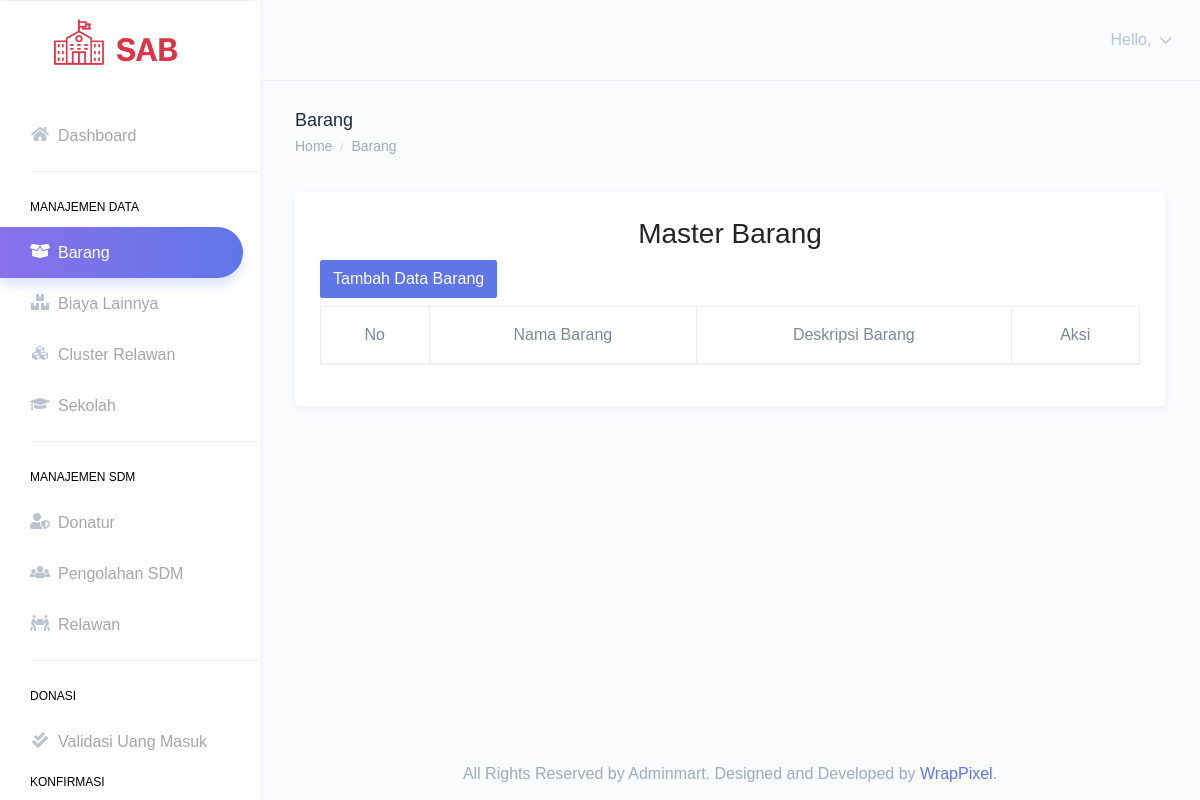
The app's page /index.php/barang, older data.
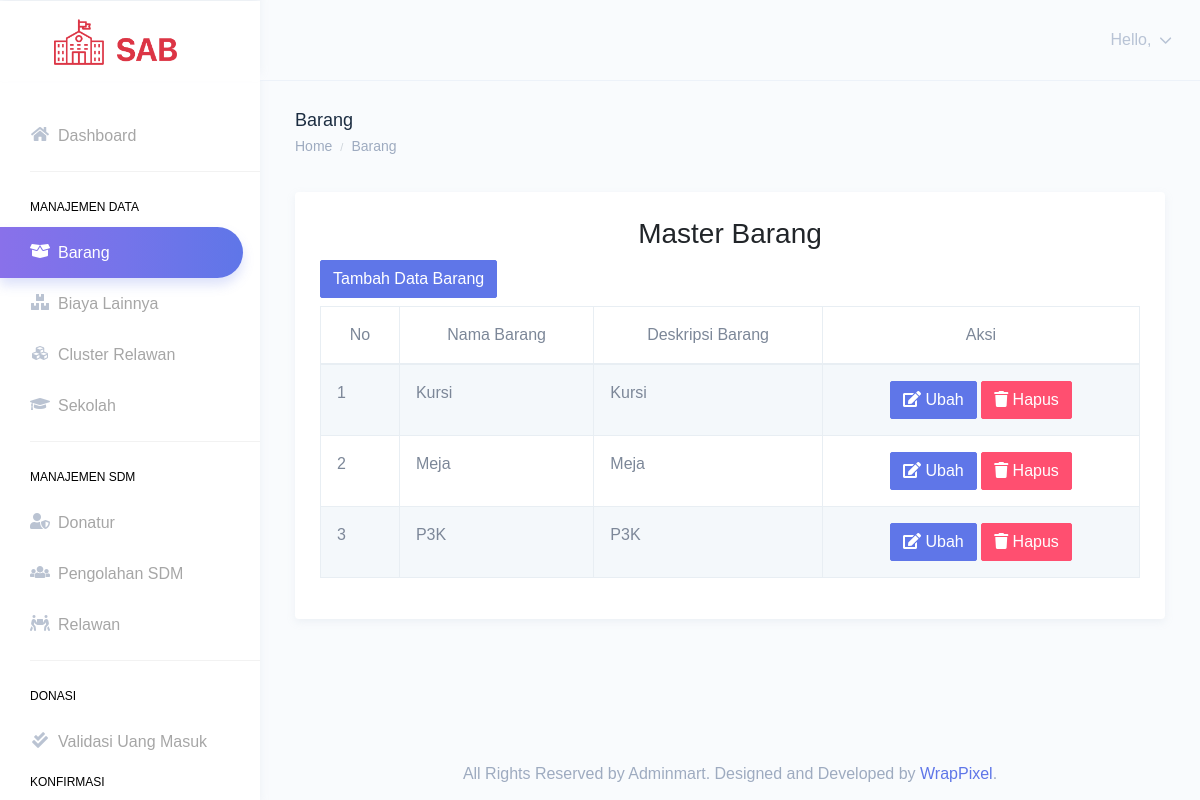
The same page, newer data.
### tables this page shows
CREATE TABLE `barang` (
  `id_barang` int(11) NOT NULL,
  `nama_barang` varchar(100) NOT NULL,
  `deskripsi_barang` varchar(255) NOT NULL,
  `creaby` varchar(100) NOT NULL,
  `creadate` datetime NOT NULL DEFAULT current_timestamp(),
  `modiby` varchar(100) NOT NULL,
  `modidate` datetime NOT NULL DEFAULT current_timestamp(),
  `row_status` enum('A','D') NOT NULL
);

### application/controllers/Barang.php (called while the page is built, shortened)
<?php
class Barang extends CI_Controller
{
    public function __construct()
    {
        $this->load->model('barang_model');
        $this->load->model('karyawan_model');
        $this->load->library('form_validation');
    }
    private function getKaryawanName()
    {
        $this->load->model('karyawan_model');
        $user_id = $this->session->user_id;
        $karyawan = $this->karyawan_model->getKaryawanByUserLoginId($user_id);
        return $karyawan->nama_karyawan;
    }
    private function getKaryawanRole()
    {
        $this->load->model('karyawan_model');
        $user_id = $this->session->user_id;
        $karyawan = $this->karyawan_model->getKaryawanByUserLoginId($user_id);
        return $karyawan->jabatan_karyawan;
    }
    public function index()
    {
        $header['name'] =  $this->getKaryawanName();
        $header['role'] =  $this->getKaryawanRole();
        $header['title'] = 'Barang';
        $this->load->view('templates/admin_header', $header);
        $data_barang = $this->barang_model->getBarang();
        $data['barang'] = $data_barang;
        $this->load->view('barang/index', $data);
        $this->load->view('templates/footer');
    }
}

### index.php (called while the page is built, shortened)
<?php
require_once BASEPATH.'core/CodeIgniter.php';

### application/models/barang_model.php (called while the page is built, shortened)
<?php
class barang_model extends CI_Model
{
    private $_table = "barang";
    public function getBarang()
    {
        $query = $this->db
            ->from($this->_table)
            ->where(['row_status' => 'A'])
            ->order_by('nama_barang', 'asc')
            ->get();
        return $query->result();
    }
}

### application/views/barang/index.php (the view, shortened to what this page needs)
<div class="page-breadcrumb">
    <div class="row">
        <div class="col-7 align-self-center">
            <h4 class="page-title text-truncate text-dark font-weight-medium mb-1">Barang</h4>
            <div class="d-flex align-items-center">
                <nav aria-label="breadcrumb">
                    <ol class="breadcrumb m-0 p-0">
                        <li class="breadcrumb-item"><a href="index.html" class="text-muted">Home</a></li>
                        <li class="breadcrumb-item text-muted active" aria-current="page">Barang</li>
                    </ol>
                </nav>
            </div>
        </div>
    </div>
</div>
<div class="container-fluid">
    <div class="row">
        <div class="col-12">
            <div class="card">
                <div class="card-body">
                    <h4 class="card-title text-center" style="font-size: 28px;">Master Barang</h4>
                    <div class="table-responsive">
                        <a href="<?= site_url('barang/tambah') ?>" class="btn btn-primary mb-2">Tambah Data Barang</a>
                        <table id="master-data" class="table table-striped table-bordered no-wrap">
                            <thead>
                                <tr>
                                    <th class="text-center">No</th>
                                    <th class="text-center">Nama Barang</th>
                                    <th class="text-center">Deskripsi Barang</th>
                                    <th class="text-center">Aksi</th>
                                </tr>
                            </thead>
                            <tbody>
                                <?php $i = 0; ?>
                                <?php foreach ($barang as $s) { ?>
                                    <tr>
                                        <td>
                                            <?php
                                            $i++;
                                            echo $i;
                                            ?>
                                        </td>
                                        <td><?= $s->nama_barang ?></td>
                                        <td><?= $s->deskripsi_barang ?></td>
                                        <td align="center">
                                            <a href="<?= site_url('barang/ubah/' .  $s->id_barang) ?>" class="btn btn-primary"><i class="fa fa-edit"></i> Ubah</a>
                                            <a href="<?= site_url('barang/destroy/' .  $s->id_barang) ?>" onclick="return confirm('Apakah anda yakin ingin menghapus data ini?')" class="btn btn-danger"><i class="fa fa-trash"></i> Hapus</a>
                                        </td>
                                    </tr>
                                <?php } ?>
                            </tbody>
                        </table>
                    </div>
                </div>
            </div>
        </div>
    </div>
</div>

Row changes from the older to the newer data that the page shows:
added barang: nama_barang "Kursi", deskripsi_barang "Kursi"
added barang: nama_barang "Meja", deskripsi_barang "Meja"
added barang: nama_barang "P3K", deskripsi_barang "P3K"
